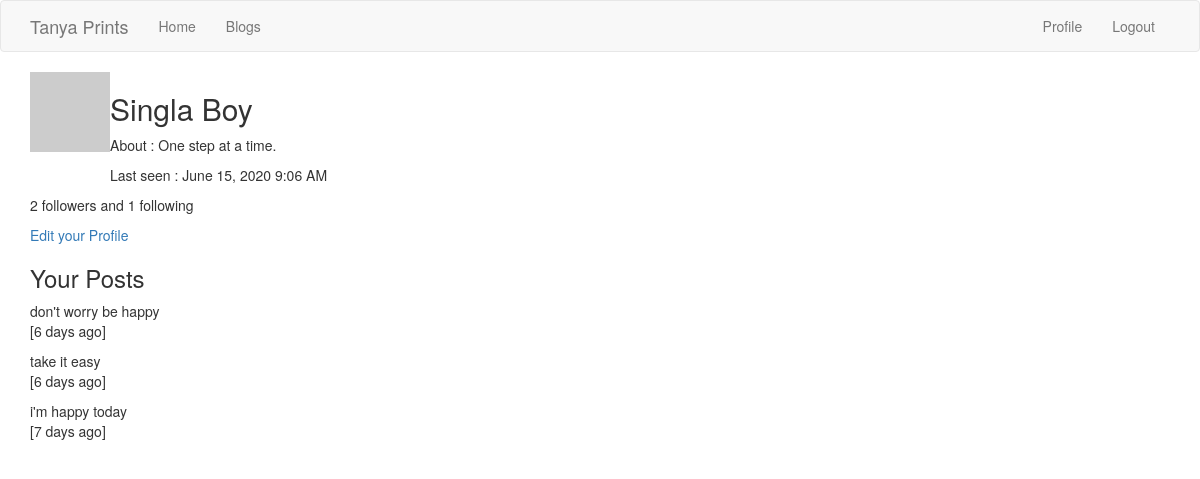
/user/Singla Boy (signed in), run on an earlier commit of the app's database.
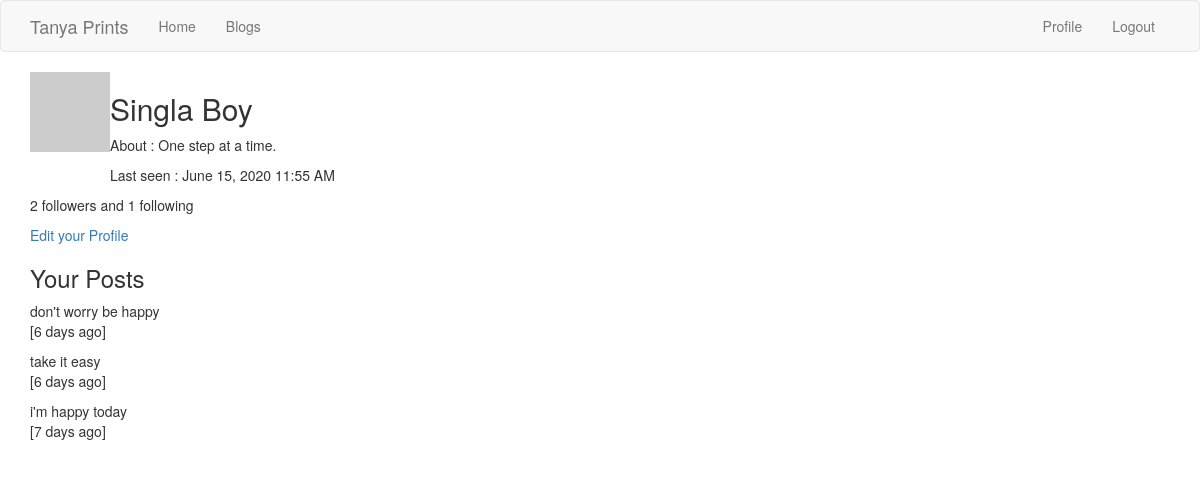
And on a later commit of the database.
### app/models.py (models this page shows, shortened)
class User(UserMixin, db.Model):
	id = db.Column(db.Integer, primary_key = True)
	username = db.Column(db.String(32), index = True, unique = True)
	email = db.Column(db.String(64), unique=True)
	password_hash = db.Column(db.String(128))
	about_me = db.Column(db.String(256))
	last_seen = db.Column(db.DateTime, default=datetime.utcnow)
	blogs = db.relationship('Blog', backref='author', lazy='dynamic')
	followed = db.relationship(
				'User', secondary=followers,
				 primaryjoin=(followers.c.follower_id == id),
				 secondaryjoin=(followers.c.followed_id == id),
				 backref=db.backref('followers', lazy='dynamic'),
				 lazy='dynamic')
	def avatar(self, size):
		digest = md5(self.email.lower().encode('utf-8')).hexdigest()
		return 'https://www.gravatar.com/avatar/{}?d=identicon&s={}'.format(digest, size)

class Blog(db.Model):
	id = db.Column(db.Integer, primary_key = True)
	title = db.Column(db.String(128), unique=True)
	time_stamp = db.Column(db.DateTime, index=True, default=datetime.utcnow)
	body = db.Column(db.String(512))
	user_id = db.Column(db.Integer, db.ForeignKey('user.id'))
	language = db.Column(db.String(5))

### app/routes.py (the view)
@app.route('/user/<username>')
@login_required
def user(username):
		user = User.query.filter_by(username=username).first_or_404()
		page = request.args.get('page',1,type=int)
		posts = user.blogs.order_by(Blog.time_stamp.desc())\
				.paginate(page, app.config['POST_PER_PAGE'], False)
		next_url = url_for('user', username=user.username, page=posts.next_num)\
					if posts.has_next else None
		prev_url = url_for('user', username=user.username, page=posts.prev_num)\
					if posts.has_prev else None
		form = FollowForm()
		return render_template('user.html', posts=posts.items, user=user,\
					form=form, next_url=next_url, prev_url=prev_url)

### app/models.py (called while the page is built)
@login.user_loader
def load_user(id):
	return User.query.get(int(id))

### app/routes.py (called while the page is built)
@app.before_request
def before_request():
	if current_user.is_authenticated:
		current_user.last_seen = datetime.utcnow()
		db.session.commit()

### app/templates/user.html (shortened to what this page needs)
{% extends "base.html" %}
{%block app_content%}
	<table>
		<tr valign='top'>
			<td><img src = {{ user.avatar(50) }}, padding: 20px /></td>
			<td>
			<h2>{{user.username.title()}}</h2>
			{% if user.about_me %}
			<p>About : {{user.about_me}}</p>
			{% endif %}
			{% if user.last_seen %}
			<p>Last seen : {{moment(user.last_seen).format('LLL')}}</p>
			{% endif %}
			</td>
		</tr>
	</table>
	<p>{{user.followers.count()}} followers and {{user.followed.count()}} following </p>
	{%if user==current_user %}
	<p><a href="{{url_for('edit_profile')}}">Edit your Profile</a></p>
	{%endif%}
	<div>
	{% if current_user == user%}
	<h3>Your Posts</h3>
	{%else%}
	<h3>Posts by {{user.username.title()}}</h3>
	{%endif%}
	{% for post in posts %}
		<p>{{post.body}}<br>
		   [{{moment(post.time_stamp).fromNow()}}]
		</p>
	{% endfor %}
{%endblock%}

### app/templates/base.html (shortened to what this page needs)
{% extends 'bootstrap/base.html' %}
{% block navbar %}
    <nav class="navbar navbar-default">
        <div class="container">
            <div class="navbar-header">
                <a class="navbar-brand" href="{{ url_for('index') }}">Tanya Prints</a>
            </div>
            <div class="collapse navbar-collapse" id="bs-example-navbar-collapse-1">
                <ul class="nav navbar-nav">
                    <li><a href="{{ url_for('index') }}">Home</a></li>
                    <li><a href="{{ url_for('blogs') }}">Blogs</a></li>
                </ul>
                <ul class="nav navbar-nav navbar-right">
                    {% if current_user.is_anonymous %}
                    <li><a href="{{ url_for('login') }}">Login</a></li>
					<li><a href="{{ url_for('register')}}">Register</a></li>
                    {% else %}
                    <li><a href="{{ url_for('user', username=current_user.username) }}">Profile</a></li>
                    <li><a href="{{ url_for('logout') }}">Logout</a></li>
                    {% endif %}
                </ul>
            </div>
        </div>
    </nav>
{% endblock %}
{% block content %}
    <div class="container">
        {% block app_content %}{% endblock %}
    </div>
{% endblock %}

What changed in the data, as far as the page shows it:
changed User "Singla Boy": last_seen "June 15, 2020 9:06 AM" → "June 15, 2020 11:55 AM"
